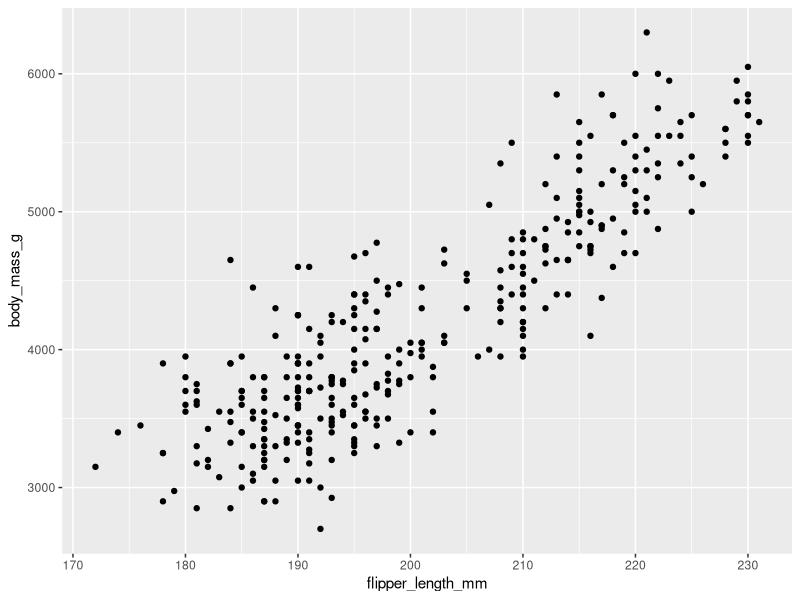
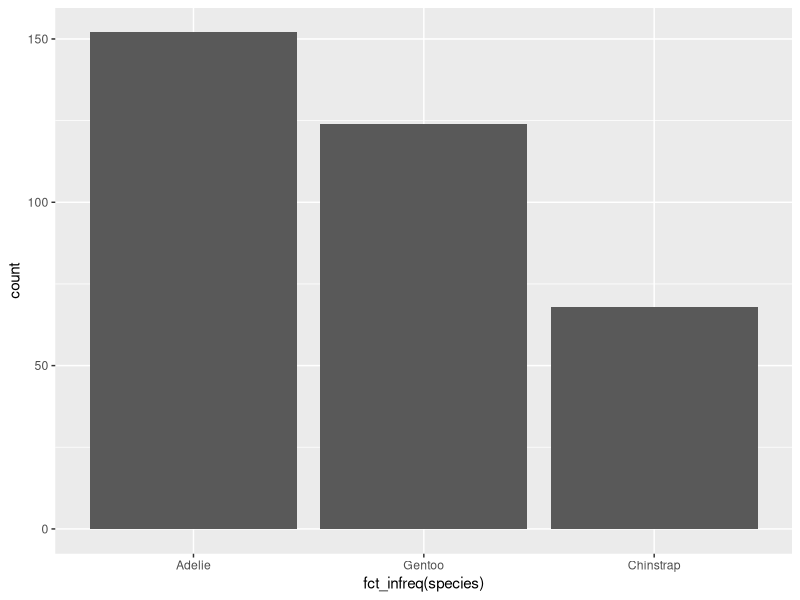
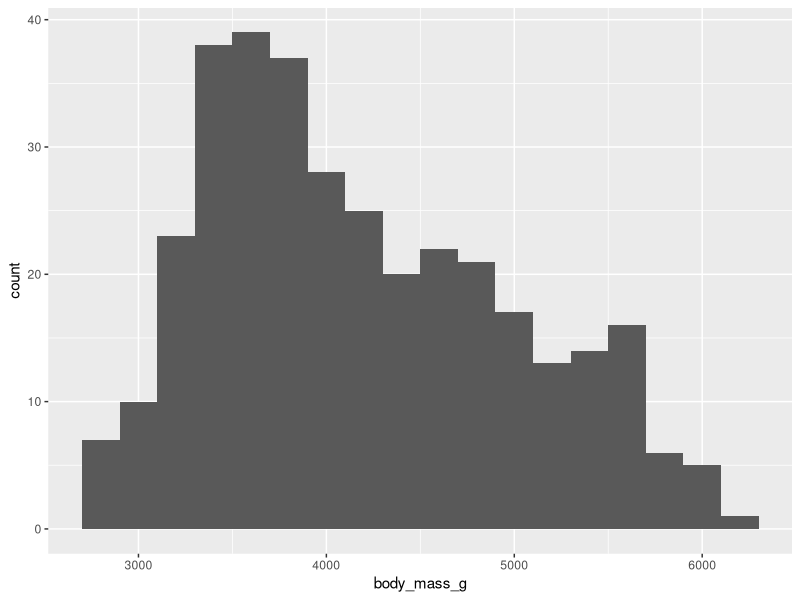
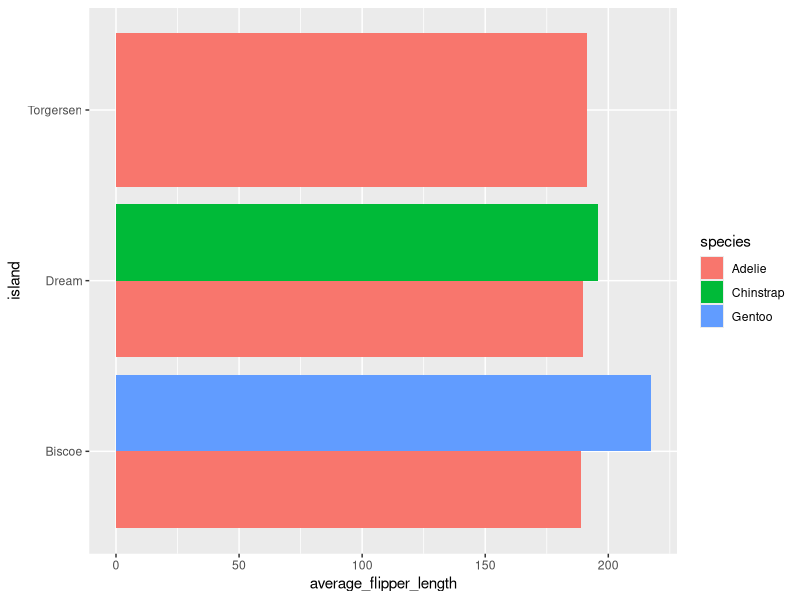
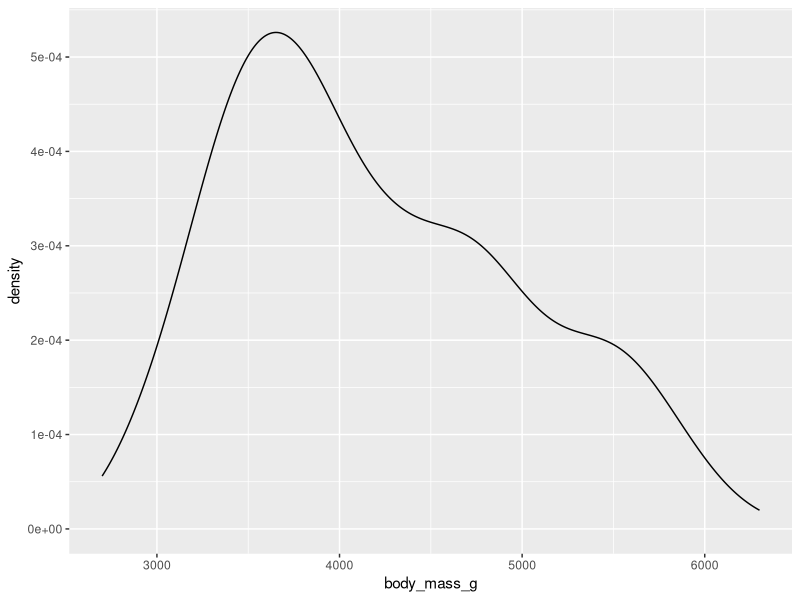
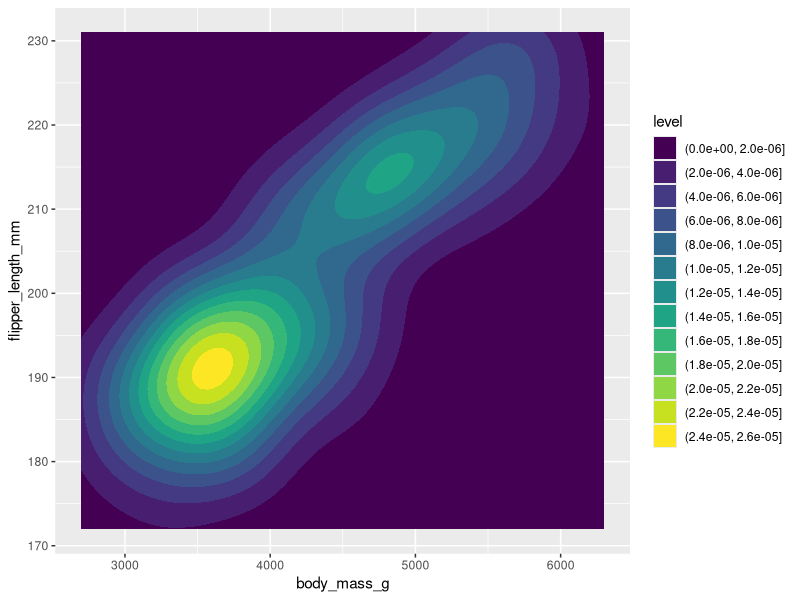
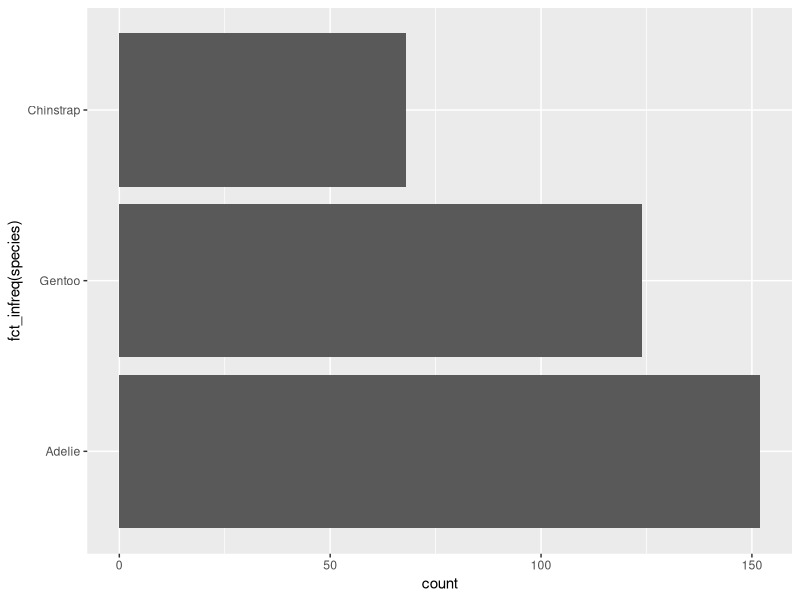
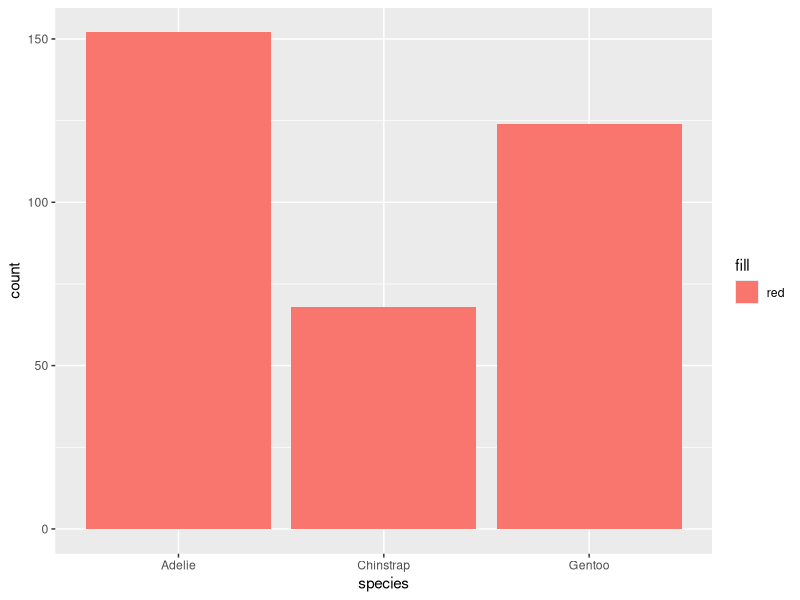

The R script that drew these images, in order:
library(palmerpenguins)
library(tidyverse)
library(ggthemes)


# Book examples -----------------------------------------------------------


# Argument free (first 2) code
ggplot(penguins, aes(flipper_length_mm, body_mass_g)) +
  geom_point()

# Ordering a bar graph by frequency
ggplot(penguins, aes(fct_infreq(species))) +
  geom_bar()

#Histogram Bar
ggplot(penguins, aes(x = body_mass_g)) + 
  geom_histogram(binwidth = 200)

#Frequency Experiment (A)
experiment_one <- penguins |>
  drop_na(flipper_length_mm) |>
  group_by(island, species) |>
  summarize(average_flipper_length = mean(flipper_length_mm))

#Frequency Experiment (B)
ggplot(experiment_one, aes(x = average_flipper_length, y = island)) +
  geom_col(aes(y = fct_infreq(island), fill = species), position = "dodge")

#Density Plot
ggplot(penguins, aes(x = body_mass_g)) +
  geom_density()

#Density Plot Experiment
ggplot(penguins, aes(x = body_mass_g, y = flipper_length_mm)) +
  geom_density_2d_filled()

# Y vs X aesthetic bar graph exercise
ggplot(penguins, aes(y = fct_infreq(species))) + 
  geom_bar()

#Geom color vs fill arguments(1)
ggplot(penguins, aes(x = species)) +
  geom_bar(aes(fill = "red"))

#Geom color vs fill arguments(2)
ggplot(penguins, aes(x = species)) +
  geom_bar(aes(color = "red"))

#Bins argument for geom_histogram
ggplot(penguins, aes(x = bill_length_mm)) +
  geom_histogram(bins = 20)
  
           
# Ordering a bar graph by frequency
ggplot(penguins, aes(fct_infreq(species))) +
  geom_bar()
